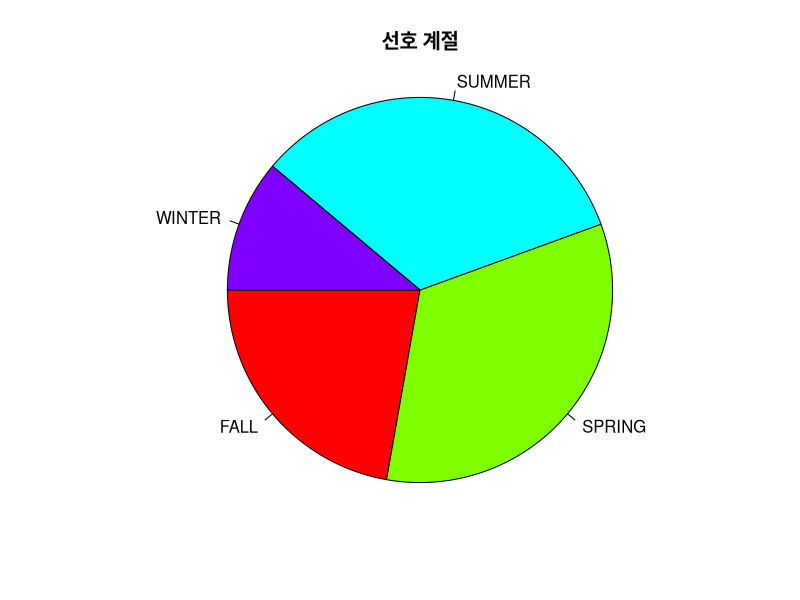

Write the R code that produced this figure.
favorite <- c('WINTER', 'SUMMER', 'SPRING', 'SUMMER', 
              'FALL', 'FALL', 'SUMMER', 'SPRING', 'SPRING')

ds <- table(favorite)
ds
pie(ds,
    main = '선호 계절',
    col = rainbow(4),
    radius = -1)
